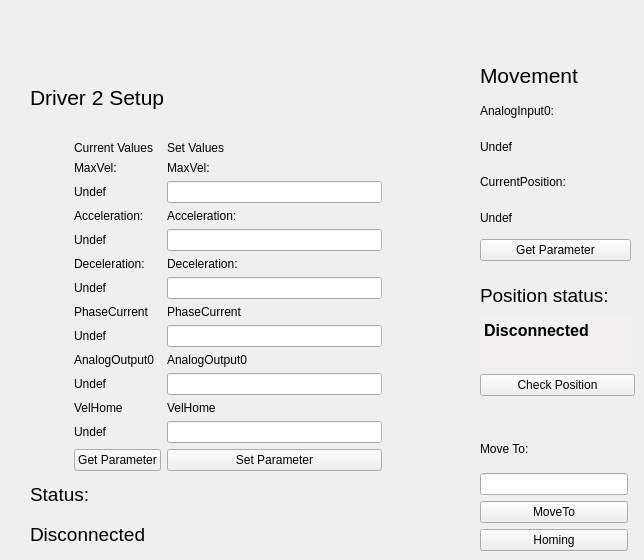
          <widget class="QWidget" name="tab_4">
           <attribute name="title">
            <string>2</string>
           </attribute>
           <attribute name="toolTip">
            <string>Driver 2 Setup and Movimentation</string>
           </attribute>
           <widget class="QWidget" name="layoutWidget_2">
            <property name="geometry">
             <rect>
              <x>480</x>
              <y>430</y>
              <width>148</width>
              <height>121</height>
             </rect>
            </property>
            <layout class="QVBoxLayout" name="verticalLayout_53">
             <item>
              <widget class="QLabel" name="label_205">
               <property name="text">
                <string>Move To:</string>
               </property>
              </widget>
             </item>
             <item>
              <widget class="QLineEdit" name="LineEditMoveToValue_2">
               <property name="toolTip">
                <string>Position to move driver 2</string>
               </property>
              </widget>
             </item>
             <item>
              <widget class="QPushButton" name="MoveTo_2">
               <property name="toolTip">
                <string>Move driver 2 to the position specified above</string>
               </property>
               <property name="text">
                <string>MoveTo</string>
               </property>
              </widget>
             </item>
             <item>
              <widget class="QPushButton" name="Homing_2">
               <property name="toolTip">
                <string>Execute the driver 2 homing procedure</string>
               </property>
               <property name="text">
                <string>Homing</string>
               </property>
              </widget>
             </item>
            </layout>
           </widget>
           <widget class="QWidget" name="layoutWidget_3">
            <property name="geometry">
             <rect>
              <x>480</x>
              <y>60</y>
              <width>151</width>
              <height>201</height>
             </rect>
            </property>
            <layout class="QVBoxLayout" name="verticalLayout_54">
             <item>
              <widget class="QLabel" name="label_206">
               <property name="font">
                <font>
                 <pointsize>16</pointsize>
                </font>
               </property>
               <property name="text">
                <string>Movement</string>
               </property>
              </widget>
             </item>
             <item>
              <widget class="QLabel" name="label_207">
               <property name="text">
                <string>AnalogInput0:</string>
               </property>
              </widget>
             </item>
             <item>
              <widget class="QLabel" name="LabelMovAnalogInput0_2">
               <property name="toolTip">
                <string>Current value of driver 2 AnalogInput(0)</string>
               </property>
               <property name="text">
                <string>Undef</string>
               </property>
              </widget>
             </item>
             <item>
              <widget class="QLabel" name="label_208">
               <property name="text">
                <string>CurrentPosition:</string>
               </property>
              </widget>
             </item>
             <item>
              <widget class="QLabel" name="LabelMovCurrentPosition_2">
               <property name="toolTip">
                <string>Current value of driver 2 CurrentPosition</string>
               </property>
               <property name="text">
                <string>Undef</string>
               </property>
              </widget>
             </item>
             <item>
              <widget class="QPushButton" name="GetParameterMov_2">
               <property name="toolTip">
                <string>Get position parameters of driver 2</string>
               </property>
               <property name="text">
                <string>Get Parameter</string>
               </property>
              </widget>
             </item>
            </layout>
           </widget>
           <widget class="QWidget" name="layoutWidget_36">
            <property name="geometry">
             <rect>
              <x>30</x>
              <y>60</y>
              <width>352</width>
              <height>491</height>
             </rect>
            </property>
            <layout class="QGridLayout" name="gridLayout_35">
             <item row="0" column="0" colspan="3">
              <widget class="QLabel" name="label_26">
               <property name="font">
                <font>
                 <pointsize>16</pointsize>
                </font>
               </property>
               <property name="text">
                <string>Driver 2 Setup</string>
               </property>
              </widget>
             </item>
             <item row="1" column="0">
              <layout class="QVBoxLayout" name="verticalLayout_5">
               <item>
                <widget class="QLabel" name="Images_2">
                 <property name="minimumSize">
                  <size>
                   <width>0</width>
                   <height>100</height>
                  </size>
                 </property>
                 <property name="maximumSize">
                  <size>
                   <width>200</width>
                   <height>150</height>
                  </size>
                 </property>
                 <property name="text">
                  <string/>
                 </property>
                 <property name="pixmap">
                  <pixmap resource="file.qrc">:/Driver.jpg</pixmap>
                 </property>
                 <property name="scaledContents">
                  <bool>true</bool>
                 </property>
                </widget>
               </item>
               <item>
                <widget class="QLabel" name="label_30">
                 <property name="text">
                  <string/>
                 </property>
                </widget>
               </item>
              </layout>
             </item>
             <item row="1" column="1">
              <widget class="QLabel" name="label_344">
               <property name="minimumSize">
                <size>
                 <width>25</width>
                 <height>0</height>
                </size>
               </property>
               <property name="text">
                <string/>
               </property>
              </widget>
             </item>
             <item row="1" column="2">
              <layout class="QGridLayout" name="gridLayout_10">
               <item row="0" column="0">
                <widget class="QLabel" name="label_28">
                 <property name="text">
                  <string>Current Values</string>
                 </property>
                </widget>
               </item>
               <item row="0" column="1">
                <widget class="QLabel" name="label_31">
                 <property name="text">
                  <string>Set Values</string>
                 </property>
                </widget>
               </item>
               <item row="1" column="0">
                <widget class="QLabel" name="label_32">
                 <property name="text">
                  <string>MaxVel:</string>
                 </property>
                </widget>
               </item>
               <item row="1" column="1">
                <widget class="QLabel" name="label_33">
                 <property name="text">
                  <string>MaxVel:</string>
                 </property>
                </widget>
               </item>
               <item row="2" column="0">
                <widget class="QLabel" name="LabelMaxVelSetup_2">
                 <property name="toolTip">
                  <string>Current value of driver 2 MaxVel</string>
                 </property>
                 <property name="text">
                  <string>Undef</string>
                 </property>
                </widget>
               </item>
               <item row="2" column="1">
                <widget class="QLineEdit" name="LineEditMaxVelSetup_2">
                 <property name="toolTip">
                  <string>&lt;html&gt;&lt;head/&gt;&lt;body&gt;&lt;p&gt;MaxVel of driver 2 to set&lt;/p&gt;&lt;/body&gt;&lt;/html&gt;</string>
                 </property>
                </widget>
               </item>
               <item row="3" column="0">
                <widget class="QLabel" name="label_34">
                 <property name="text">
                  <string>Acceleration:</string>
                 </property>
                </widget>
               </item>
               <item row="3" column="1">
                <widget class="QLabel" name="label_35">
                 <property name="text">
                  <string>Acceleration:</string>
                 </property>
                </widget>
               </item>
               <item row="4" column="0">
                <widget class="QLabel" name="LabelAccelerationSetup_2">
                 <property name="toolTip">
                  <string>Current value of driver 2 Acceleration</string>
                 </property>
                 <property name="text">
                  <string>Undef</string>
                 </property>
                </widget>
               </item>
               <item row="4" column="1">
                <widget class="QLineEdit" name="LineEditAccelerationSetup_2">
                 <property name="toolTip">
                  <string>&lt;html&gt;&lt;head/&gt;&lt;body&gt;&lt;p&gt;Acceleration of driver 2 to set&lt;/p&gt;&lt;/body&gt;&lt;/html&gt;</string>
                 </property>
                </widget>
               </item>
               <item row="5" column="0">
                <widget class="QLabel" name="label_36">
                 <property name="text">
                  <string>Deceleration:</string>
                 </property>
                </widget>
               </item>
               <item row="5" column="1">
                <widget class="QLabel" name="label_37">
                 <property name="text">
                  <string>Deceleration:</string>
                 </property>
                </widget>
               </item>
               <item row="6" column="0">
                <widget class="QLabel" name="LabelDecelerationSetup_2">
                 <property name="toolTip">
                  <string>Current value of driver 2 Deceleration</string>
                 </property>
                 <property name="text">
                  <string>Undef</string>
                 </property>
                </widget>
               </item>
               <item row="6" column="1">
                <widget class="QLineEdit" name="LineEditDecelerationSetup_2">
                 <property name="toolTip">
                  <string>&lt;html&gt;&lt;head/&gt;&lt;body&gt;&lt;p&gt;Deceleration of driver 2 to set&lt;/p&gt;&lt;/body&gt;&lt;/html&gt;</string>
                 </property>
                </widget>
               </item>
               <item row="7" column="0">
                <widget class="QLabel" name="label_38">
                 <property name="text">
                  <string>PhaseCurrent</string>
                 </property>
                </widget>
               </item>
               <item row="7" column="1">
                <widget class="QLabel" name="label_39">
                 <property name="text">
                  <string>PhaseCurrent</string>
                 </property>
                </widget>
               </item>
               <item row="8" column="0">
                <widget class="QLabel" name="LabelPhaseCurrentSetup_2">
                 <property name="toolTip">
                  <string>Current value of driver 2 PhaseCurrent</string>
                 </property>
                 <property name="text">
                  <string>Undef</string>
                 </property>
                </widget>
               </item>
               <item row="8" column="1">
                <widget class="QLineEdit" name="LineEditPhaseCurrentSetup_2">
                 <property name="toolTip">
                  <string>&lt;html&gt;&lt;head/&gt;&lt;body&gt;&lt;p&gt; PhaseCurrent of driver 2 to set&lt;/p&gt;&lt;/body&gt;&lt;/html&gt;</string>
                 </property>
                </widget>
               </item>
               <item row="9" column="0">
                <widget class="QLabel" name="label_43">
                 <property name="text">
                  <string>AnalogOutput0</string>
                 </property>
                </widget>
               </item>
               <item row="9" column="1">
                <widget class="QLabel" name="label_44">
                 <property name="text">
                  <string>AnalogOutput0</string>
                 </property>
                </widget>
               </item>
               <item row="10" column="0">
                <widget class="QLabel" name="LabelAnalogOutputSetup_2">
                 <property name="toolTip">
                  <string>Current value of driver 2 AnalogOutput(0)</string>
                 </property>
                 <property name="text">
                  <string>Undef</string>
                 </property>
                </widget>
               </item>
               <item row="10" column="1">
                <widget class="QLineEdit" name="LineEditAnalogOutputSetup_2">
                 <property name="toolTip">
                  <string>&lt;html&gt;&lt;head/&gt;&lt;body&gt;&lt;p&gt; AnalogOutput(0) of driver 2 to set&lt;/p&gt;&lt;/body&gt;&lt;/html&gt;</string>
                 </property>
                </widget>
               </item>
               <item row="11" column="0">
                <widget class="QLabel" name="label_345">
                 <property name="text">
                  <string>VelHome</string>
                 </property>
                </widget>
               </item>
               <item row="11" column="1">
                <widget class="QLabel" name="label_346">
                 <property name="text">
                  <string>VelHome</string>
                 </property>
                </widget>
               </item>
               <item row="12" column="0">
                <widget class="QLabel" name="LabelVelHomeSetup_2">
                 <property name="toolTip">
                  <string>Current value of driver 2 VelHome</string>
                 </property>
                 <property name="text">
                  <string>Undef</string>
                 </property>
                </widget>
               </item>
               <item row="12" column="1">
                <widget class="QLineEdit" name="LineEditVelHomeSetup_2">
                 <property name="toolTip">
                  <string>&lt;html&gt;&lt;head/&gt;&lt;body&gt;&lt;p&gt; VelHome of driver 2 to set&lt;/p&gt;&lt;/body&gt;&lt;/html&gt;</string>
                 </property>
                </widget>
               </item>
               <item row="13" column="0">
                <widget class="QPushButton" name="GetParameterDriver_2">
                 <property name="toolTip">
                  <string>&lt;html&gt;&lt;head/&gt;&lt;body&gt;&lt;p&gt;Get the current parameter of the driver 2&lt;/p&gt;&lt;/body&gt;&lt;/html&gt;</string>
                 </property>
                 <property name="text">
                  <string>Get Parameter</string>
                 </property>
                </widget>
               </item>
               <item row="13" column="1">
                <widget class="QPushButton" name="SetParameterDriver_2">
                 <property name="toolTip">
                  <string>&lt;html&gt;&lt;head/&gt;&lt;body&gt;&lt;p&gt;Set parameter of driver 2. Nota bene: in order to accomplished the command you have to set all the fields above.&lt;/p&gt;&lt;/body&gt;&lt;/html&gt;</string>
                 </property>
                 <property name="text">
                  <string>Set Parameter</string>
                 </property>
                </widget>
               </item>
              </layout>
             </item>
             <item row="2" column="0" colspan="3">
              <layout class="QVBoxLayout" name="verticalLayout_6">
               <item>
                <widget class="QLabel" name="label_40">
                 <property name="font">
                  <font>
                   <pointsize>14</pointsize>
                  </font>
                 </property>
                 <property name="text">
                  <string>Status:</string>
                 </property>
                </widget>
               </item>
               <item>
                <widget class="QLabel" name="LabelStatusDriver2">
                 <property name="font">
                  <font>
                   <pointsize>14</pointsize>
                  </font>
                 </property>
                 <property name="toolTip">
                  <string>Driver 2 Status</string>
                 </property>
                 <property name="text">
                  <string>Disconnected</string>
                 </property>
                </widget>
               </item>
              </layout>
             </item>
            </layout>
           </widget>
           <widget class="QWidget" name="layoutWidget_42">
            <property name="geometry">
             <rect>
              <x>480</x>
              <y>280</y>
              <width>155</width>
              <height>116</height>
             </rect>
            </property>
            <layout class="QVBoxLayout" name="verticalLayout_50">
             <item>
              <layout class="QVBoxLayout" name="verticalLayout_35">
               <item>
                <widget class="QLabel" name="label_289">
                 <property name="font">
                  <font>
                   <pointsize>14</pointsize>
                  </font>
                 </property>
                 <property name="text">
                  <string>Position status:</string>
                 </property>
                </widget>
               </item>
               <item>
                <widget class="QTextEdit" name="LabelPositionStatus_2">
                 <property name="maximumSize">
                  <size>
                   <width>151</width>
                   <height>51</height>
                  </size>
                 </property>
                 <property name="palette">
                  <palette>
                   <active>
                    <colorrole role="Base">
                     <brush brushstyle="SolidPattern">
                      <color alpha="255">
                       <red>242</red>
                       <green>241</green>
                       <blue>240</blue>
                      </color>
                     </brush>
                    </colorrole>
                   </active>
                   <inactive>
                    <colorrole role="Base">
                     <brush brushstyle="SolidPattern">
                      <color alpha="255">
                       <red>242</red>
                       <green>241</green>
                       <blue>240</blue>
                      </color>
                     </brush>
                    </colorrole>
                   </inactive>
                   <disabled>
                    <colorrole role="Base">
                     <brush brushstyle="SolidPattern">
                      <color alpha="255">
                       <red>255</red>
                       <green>255</green>
                       <blue>255</blue>
                      </color>
                     </brush>
                    </colorrole>
                   </disabled>
                  </palette>
                 </property>
                 <property name="font">
                  <font>
                   <pointsize>12</pointsize>
                   <weight>75</weight>
                   <bold>true</bold>
                  </font>
                 </property>
                 <property name="toolTip">
                  <string>&lt;html&gt;&lt;head/&gt;&lt;body&gt;&lt;p&gt;&lt;span style=&quot; font-size:11pt; font-weight:400;&quot;&gt;Here is printed the correspondence between the estimated position and the CurrentPosition of the driver 2.&lt;/span&gt;&lt;/p&gt;&lt;/body&gt;&lt;/html&gt;</string>
                 </property>
                 <property name="frameShape">
                  <enum>QFrame::NoFrame</enum>
                 </property>
                 <property name="html">
                  <string>&lt;!DOCTYPE HTML PUBLIC &quot;-//W3C//DTD HTML 4.0//EN&quot; &quot;http://www.w3.org/TR/REC-html40/strict.dtd&quot;&gt;
&lt;html&gt;&lt;head&gt;&lt;meta name=&quot;qrichtext&quot; content=&quot;1&quot; /&gt;&lt;style type=&quot;text/css&quot;&gt;
p, li { white-space: pre-wrap; }
&lt;/style&gt;&lt;/head&gt;&lt;body style=&quot; font-family:'Ubuntu'; font-size:12pt; font-weight:600; font-style:normal;&quot;&gt;
&lt;p style=&quot; margin-top:0px; margin-bottom:0px; margin-left:0px; margin-right:0px; -qt-block-indent:0; text-indent:0px;&quot;&gt;Disconnected&lt;/p&gt;&lt;/body&gt;&lt;/html&gt;</string>
                 </property>
                 <property name="textInteractionFlags">
                  <set>Qt::TextSelectableByMouse</set>
                 </property>
                </widget>
               </item>
              </layout>
             </item>
             <item>
              <widget class="QPushButton" name="CheckPositionButton_2">
               <property name="toolTip">
                <string>&lt;html&gt;&lt;head/&gt;&lt;body&gt;&lt;p&gt;Verify the correspondence between the estimated position and the current position of the driver 2.&lt;/p&gt;&lt;/body&gt;&lt;/html&gt;</string>
               </property>
               <property name="text">
                <string>Check Position</string>
               </property>
              </widget>
             </item>
            </layout>
           </widget>
          </widget>
